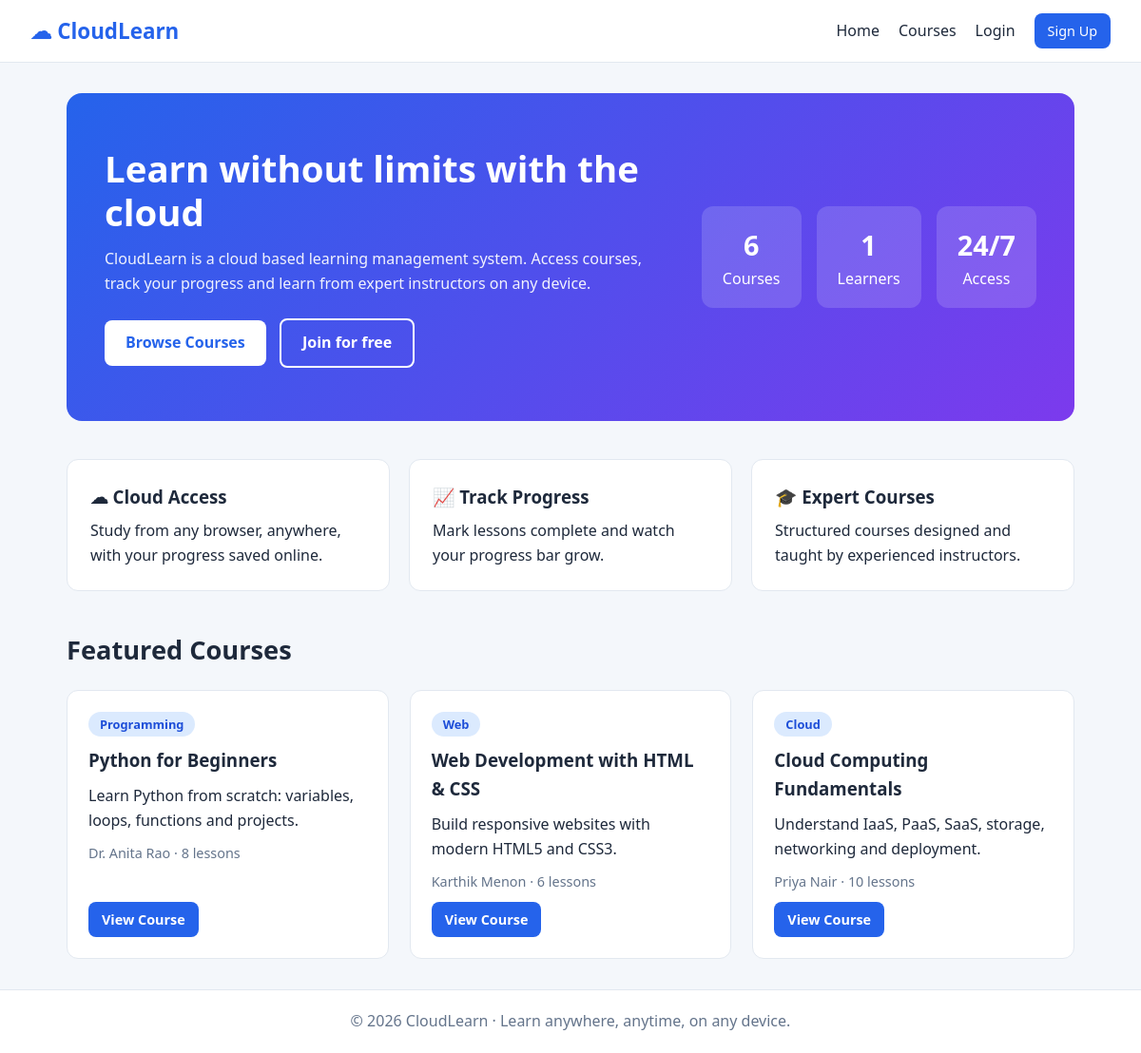
The page / on the database its author committed.
### tables this page shows
CREATE TABLE courses(
            id INTEGER PRIMARY KEY AUTOINCREMENT,
            title TEXT NOT NULL, category TEXT NOT NULL,
            instructor TEXT NOT NULL, description TEXT NOT NULL,
            lessons INTEGER NOT NULL);

### app.py (the view)
@app.route("/")
def home():
    db = get_db()
    featured = db.execute("SELECT * FROM courses LIMIT 3").fetchall()
    stats = {
        "courses": db.execute("SELECT COUNT(*) FROM courses").fetchone()[0],
        "students": db.execute("SELECT COUNT(*) FROM users").fetchone()[0],
    }
    return render_template("index.html", featured=featured, stats=stats)

### app.py (called while the page is built)
def get_db():
    if "db" not in g:
        g.db = sqlite3.connect(DATABASE)
        g.db.row_factory = sqlite3.Row
    return g.db

### templates/index.html (shortened to what this page needs)
{% extends "base.html" %}
{% block content %}
<section class="hero">
  <div class="hero-text">
    <h1>Learn without limits with the cloud</h1>
    <p>CloudLearn is a cloud based learning management system. Access courses,
       track your progress and learn from expert instructors on any device.</p>
    <a class="btn" href="{{ url_for('courses') }}">Browse Courses</a>
    {% if not session.user_id %}
      <a class="btn btn-outline" href="{{ url_for('register') }}">Join for free</a>
    {% endif %}
  </div>
  <div class="hero-stats">
    <div class="stat"><strong>{{ stats.courses }}</strong><span>Courses</span></div>
    <div class="stat"><strong>{{ stats.students }}</strong><span>Learners</span></div>
    <div class="stat"><strong>24/7</strong><span>Access</span></div>
  </div>
</section>
<section class="features">
  <div class="feature"><h3>&#9729; Cloud Access</h3><p>Study from any browser, anywhere, with your progress saved online.</p></div>
  <div class="feature"><h3>&#128200; Track Progress</h3><p>Mark lessons complete and watch your progress bar grow.</p></div>
  <div class="feature"><h3>&#127891; Expert Courses</h3><p>Structured courses designed and taught by experienced instructors.</p></div>
</section>
<section>
  <h2 class="section-title">Featured Courses</h2>
  <div class="grid">
    {% for c in featured %}
    <article class="card">
      <span class="tag">{{ c.category }}</span>
      <h3>{{ c.title }}</h3>
      <p>{{ c.description }}</p>
      <p class="meta">{{ c.instructor }} &middot; {{ c.lessons }} lessons</p>
      <a class="btn btn-small" href="{{ url_for('course_detail', course_id=c.id) }}">View Course</a>
    </article>
    {% endfor %}
  </div>
</section>
{% endblock %}

### static/style.css (style rules this page uses)
:root { --primary: #2563eb; --primary-dark: #1d4ed8; --bg: #f4f7fb; --text: #1e293b; --muted: #64748b; --card: #ffffff; --border: #e2e8f0; --success: #16a34a; --error: #dc2626; }
* { box-sizing: border-box; margin: 0; padding: 0; }
body { font-family: "Segoe UI", system-ui, -apple-system, sans-serif; background: var(--bg); color: var(--text); line-height: 1.6; min-height: 100vh; display: flex; flex-direction: column; }
a { color: var(--primary); text-decoration: none; }
.btn { display: inline-block; background: var(--primary); color: #fff !important; border: none; padding: 11px 22px; border-radius: 8px; font-size: 1rem; font-weight: 600; cursor: pointer; transition: background .2s; }
.btn-small { padding: 7px 14px; font-size: .9rem; }
.btn-outline { background: transparent; color: var(--primary) !important; border: 2px solid var(--primary); margin-left: 10px; }
.hero { display: flex; flex-wrap: wrap; gap: 32px; align-items: center; justify-content: space-between; background: linear-gradient(135deg, #2563eb, #7c3aed); color: #fff; padding: 56px 40px; border-radius: 16px; margin-bottom: 40px; }
.hero-text { flex: 1 1 380px; }
.hero h1 { font-size: 2.4rem; line-height: 1.2; margin-bottom: 14px; }
.hero p { margin-bottom: 24px; opacity: .92; }
.hero .btn { background: #fff; color: var(--primary) !important; }
.hero .btn-outline { background: transparent; color: #fff !important; border-color: #fff; }
.hero-stats { display: flex; gap: 16px; }
.stat { background: rgba(255,255,255,.15); padding: 18px 22px; border-radius: 12px; text-align: center; }
.stat strong { display: block; font-size: 1.8rem; }
.section-title { margin-bottom: 20px; font-size: 1.7rem; }
.features { display: grid; grid-template-columns: repeat(auto-fit, minmax(240px, 1fr)); gap: 20px; margin-bottom: 40px; }
.feature { background: var(--card); padding: 24px; border-radius: 12px; border: 1px solid var(--border); }
.feature h3 { margin-bottom: 8px; }
.grid { display: grid; grid-template-columns: repeat(auto-fill, minmax(290px, 1fr)); gap: 22px; }
.card { background: var(--card); border: 1px solid var(--border); border-radius: 12px; padding: 22px; display: flex; flex-direction: column; gap: 10px; transition: transform .2s, box-shadow .2s; }
.card .btn { align-self: flex-start; margin-top: auto; }
.tag { align-self: flex-start; background: #dbeafe; color: var(--primary-dark); padding: 3px 12px; border-radius: 999px; font-size: .8rem; font-weight: 600; }
.meta { color: var(--muted); font-size: .9rem; }

### rows shown on the page
courses: category "Programming", title "Python for Beginners", description "Learn Python from scratch: variables, loops, functions and projects.", instructor "Dr. Anita Rao", lessons "8"
courses: category "Web", title "Web Development with HTML & CSS", description "Build responsive websites with modern HTML5 and CSS3.", instructor "Karthik Menon", lessons "6"
courses: category "Cloud", title "Cloud Computing Fundamentals", description "Understand IaaS, PaaS, SaaS, storage, networking and deployment.", instructor "Priya Nair", lessons "10"

### other values the page prints
{{ stats.courses }} "6"
{{ stats.students }} "1"
